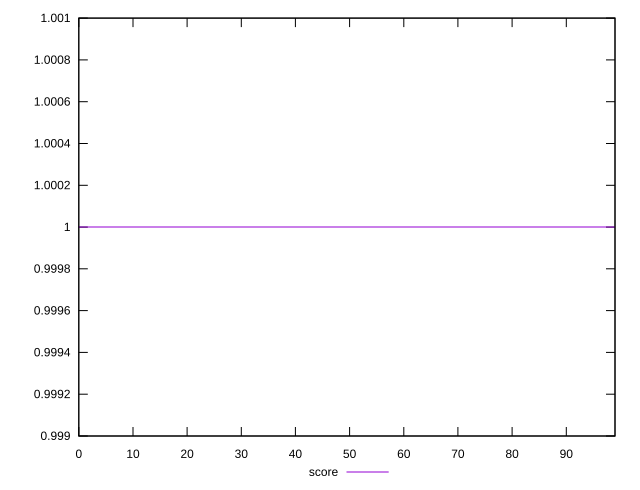

Here is the gnuplot script that generated this plot:
reset
set terminal svg size 640, 490 enhanced background rgb 'white'
set output "reprap/legacy-javascript/samples/pages+cached+noexternal+noimg/score/values.svg"

$score <<EOF
0 1
1 1
2 1
3 1
4 1
5 1
6 1
7 1
8 1
9 1
10 1
11 1
12 1
13 1
14 1
15 1
16 1
17 1
18 1
19 1
20 1
21 1
22 1
23 1
24 1
25 1
26 1
27 1
28 1
29 1
30 1
31 1
32 1
33 1
34 1
35 1
36 1
37 1
38 1
39 1
40 1
41 1
42 1
43 1
44 1
45 1
46 1
47 1
48 1
49 1
50 1
51 1
52 1
53 1
54 1
55 1
56 1
57 1
58 1
59 1
60 1
61 1
62 1
63 1
64 1
65 1
66 1
67 1
68 1
69 1
70 1
71 1
72 1
73 1
74 1
75 1
76 1
77 1
78 1
79 1
80 1
81 1
82 1
83 1
84 1
85 1
86 1
87 1
88 1
89 1
90 1
91 1
92 1
93 1
94 1
95 1
96 1
97 1
98 1
99 1
EOF

set key outside below
set yrange [0.999:1.001]

plot \
  $score title "score" with line, \


reset
